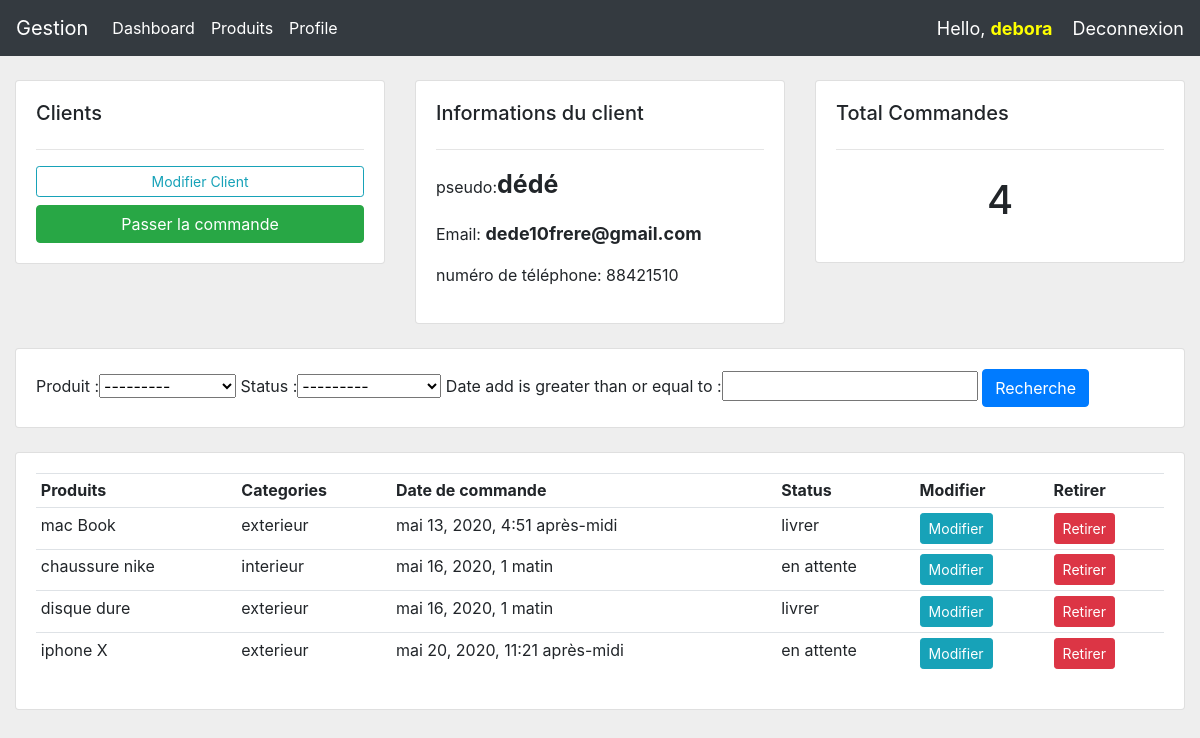
Page /client/9/ (signed in) on the committed database.
### compte/models.py (models this page shows, shortened)
class Client(models.Model):
    user      = models.OneToOneField(User, null=True, on_delete=models.CASCADE)
    nom       = models.CharField(max_length=200)
    telephone = models.CharField(max_length=200)
    email     = models.EmailField(max_length=200)
    date_add  = models.DateTimeField(auto_now_add=True)
    myprofile = models.ImageField(null=True, blank=True)

class Commande(models.Model):
    Status =(
       ( 'en attente' , 'en attente'),
       ( 'livrer','livrer'),
       ( 'commande total' ,'commande total'),
    )
    client = models.ForeignKey(Client, on_delete = models.CASCADE)
    produit = models.ForeignKey(Produit, on_delete = models.CASCADE)
    status = models.CharField(max_length=200, null=True, choices = Status)
    date_add = models.DateTimeField(auto_now_add=True)

class Produit(models.Model):
    CATEGORIE =(
       ( 'interieur' , 'interieur'),
       ( 'exterieur' , 'exterieur'),
    )
    nom = models.CharField(max_length=200)
    prix = models.FloatField(null =True)
    description = models.CharField(max_length=200)
    categorie = models.CharField(max_length=200,choices=CATEGORIE)
    tags = models.ManyToManyField(Tag,related_name="tag")
    date_add = models.DateTimeField(auto_now_add=True)
    def __str__(self):
        return self.nom

### compte/views.py (the view)
# urls.py: path("client/<str:pk>/", views.client,name="client"),
@login_required(login_url = 'login')
@allowed_users(allowed_roles=["admin"])
def client(request, pk):
    client = Client.objects.get(id=pk)
    commandes = client.commande_set.all()
    total_commande = commandes.count()
    myfilter = CommandeFilter(request.GET, queryset=commandes)
    commandes = myfilter.qs
    datas = {
        'client':client,
        'commandes':commandes,
        'total_commande':total_commande,
        'myfilter':myfilter,
    }
    return render(request,'compte/client.html',datas)

### templates/compte/client.html (shortened to what this page needs)
{% extends 'compte/base.html'%}
{% block content%}
<br>
<div class="row">
	<div class="col-md">
		<div class="card card-body">
			<h5>Clients</h5>
			<hr>
			<a class="btn btn-outline-info  btn-sm btn-block" href="">Modifier Client</a>
			<a class="btn btn-success  btn-md btn-block" href="{% url 'cree_commande' client.id %}">Passer la commande</a>
		</div>
	</div>
	<div class="col-md">
		<div class="card card-body">
			<h5>Informations du client</h5>
			<hr>
			<p>pseudo:<strong style="font-size: 25px;">{{client.nom}}</strong></p>
			<p>Email: <strong style="font-size: 18px;">{{client.email}}</strong></p>
			<p>numéro de téléphone: {{client.telephone}} </p>
		</div>
	</div>
	<div class="col-md">
		<div class="card card-body">
			<h5>Total Commandes</h5>
			<hr>
			<h1 style="text-align: center;padding: 10px">{{total_commande}}</h1>
		</div>
	</div>
</div>
<br>
<div class="row">
	<div class="col">
		<div class="card card-body">
			<form method="get">
				{{myfilter.form}}
			<button class="btn btn-primary" type="submit">Recherche</button>
		  </form>
		</div>
	</div>
</div>
<br>
<div class="row">
	<div class="col-md">
		<div class="card card-body">
			<table class="table table-sm">
				<tr>
					<th>Produits</th>
					<th>Categories</th>
					<th>Date de commande</th>
					<th>Status</th>
					<th>Modifier</th>
					<th>Retirer</th>
				</tr>
				{% for com in commandes %}
				<tr>
					<td>{{com.produit}}</td>
					<td>{{com.produit.categorie}}</td>
					<td>{{com.date_add}}</td>
					<td>{{com.status}}</td>
					<td><a class="btn btn-sm btn-info" href="{% url 'modifier_commande' com.id%}">Modifier</a></td>
					<td><a class="btn btn-sm btn-danger" href="{% url 'supprimer_commande' com.id %}">Retirer</a></td>
				</tr>
				{% endfor %}
			</table>
		</div>
	</div>
</div>
{% endblock content%}

### templates/compte/menu.html (shortened to what this page needs)
{% load static %}
    <nav class="navbar navbar-expand-lg navbar-dark bg-dark">
        <a class="navbar-brand" href="{% url 'home' %}">Gestion</a>
        <div class="collapse navbar-collapse" id="navbarSupportedContent">
          <ul class="navbar-nav mr-auto">
            <li class="nav-item active">
              <a class="nav-link" href="{% url 'home'%}">Dashboard</a>
            </li>
            <li class="nav-item active">
              <a class="nav-link" href="{% url 'produit'%}">Produits</a>
            </li>
            <li class="nav-item active">
              <a class="nav-link" href="{% url 'profile'%}">Profile</a>
            </li>
        </div>
        <span class="mgs-hello">Hello, <strong class="user">{{request.user}}</strong></span>
        <span  class="hello"><a href="{% url 'login_client' %}"> Deconnexion</a></span>
      </nav>

### static/style.css (style rules this page uses)
body { background-color: #eee; }

### templates/compte/menu.html (style rules this page uses)
.mgs-hello { color:#fff; font-size:18px; }
.user { color:yellow; }
.hello a { text-decoration: none; color:#fff; margin-left:20px; font-size:18px; }

### rows in the picture
Client: nom "dédé", email "dede10frere@gmail.com", telephone "88421510"
Commande: produit "mac Book", produit.categorie "exterieur", date_add "mai 13, 2020, 4:51 après-midi", status "livrer"
Commande: produit "chaussure nike", produit.categorie "interieur", date_add "mai 16, 2020, 1 matin", status "en attente"
Commande: produit "disque dure", produit.categorie "exterieur", date_add "mai 16, 2020, 1 matin", status "livrer"
Commande: produit "iphone X", produit.categorie "exterieur", date_add "mai 20, 2020, 11:21 après-midi", status "en attente"

### other values in the picture
{{ request.user }} "debora"
{{ total_commande }} "4"
